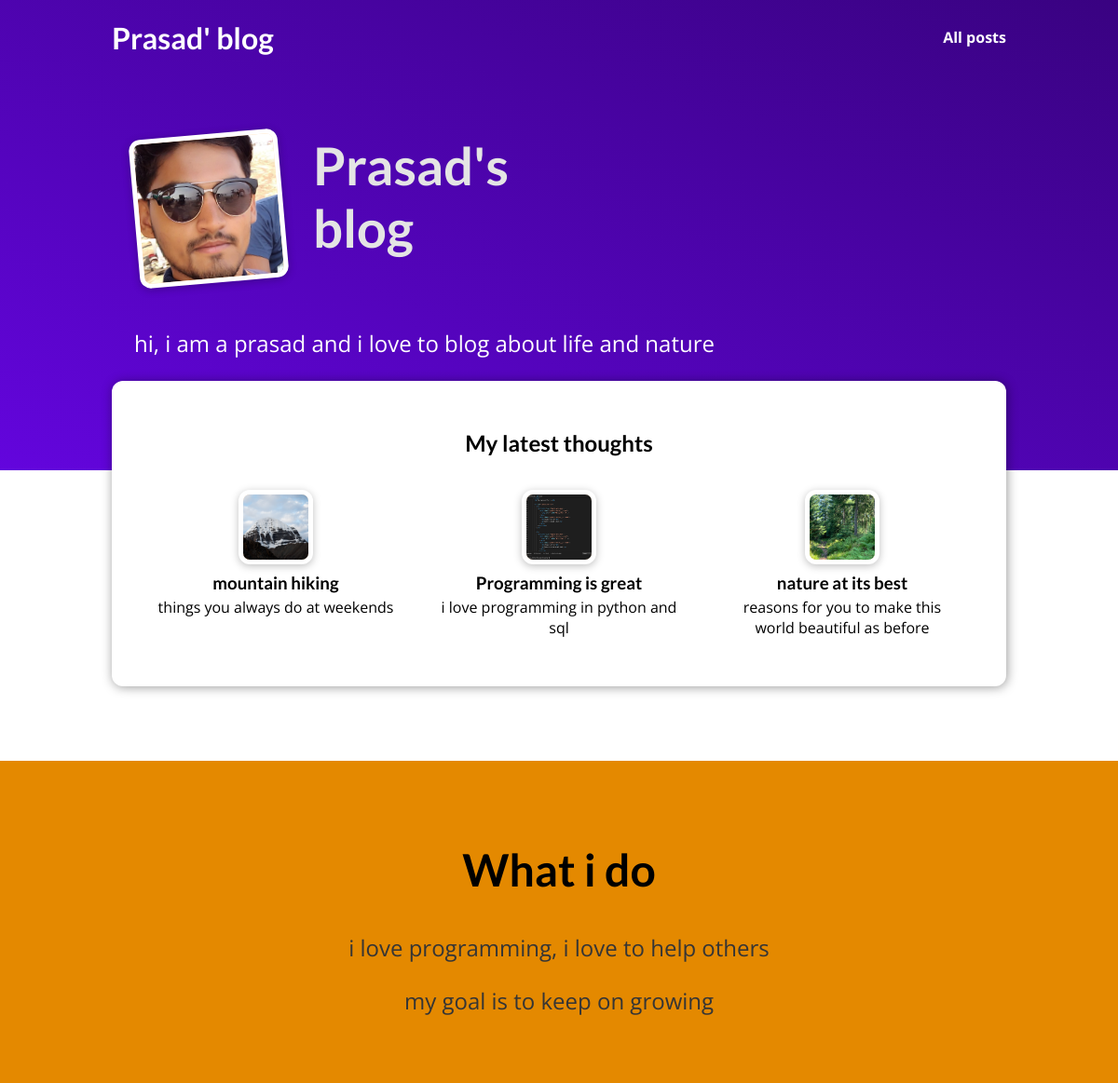
The page / on the database its author committed.
### blog/models.py (models this page shows)
class Post(models.Model):
    title = models.CharField(max_length=150)
    excerpt = models.CharField(max_length=200)
    image = models.ImageField(upload_to= "posts", null=True)
    date = models.DateField(auto_now=True, auto_now_add=False)
    slug = models.SlugField(unique=True,db_index=True)
    content = models.TextField(validators=[MinLengthValidator(10)])
    author = models.ForeignKey(Author, on_delete=models.SET_NULL, null=True,related_name="posts")
    tags = models.ManyToManyField(Tag)

### blog/views.py (the view)
# urls.py: path("", views.StartingPageView.as_view(), name="starting-page"),
class StartingPageView(ListView):
    template_name= "blog/index.html"
    model= Post
    ordering= ["-date"]
    context_object_name="posts"
    def get_queryset(self):
        query= super().get_queryset()
        data= query[:3]
        return data

### blog/templates/blog/index.html (shortened to what this page needs)
{% extends "base.html" %}
{% load static %}
{% block css_files %}
<link rel="stylesheet" href="{% static "blog/post.css" %}" />
<link rel="stylesheet" href="{% static "blog/index.css" %}" />
{% endblock  %}
{% block content %}
<section id="welcome">
  <header>
    <img src="{% static "blog/images/pk1.jpg" %}" alt="Prasad- the author of the blog" />
    <h2>Prasad's blog</h2>
  </header>
  <p>hi, i am a prasad and i love to blog about life and nature</p>
</section>
<section id="latest-posts">
  <h2>My latest thoughts</h2>
  <ul>
    {% for post in posts %}
      {% include "blog/includes/post.html" %}
    {% endfor %}
  </ul>
</section>
<section id="about">
    <h2>What i do</h2>
    <p>i love programming, i love to help others </p>
    <p>my goal is to keep on growing</p>
</section>
{% endblock %}

### blog/templates/blog/includes/post.html
{% load static %}
<li>
    <article class="post">
      <a href="{% url "post-detail-page" post.slug %}">
        <img src="{{post.image.url}}" alt="{{post.title}}" />
        <div class="post__content">
          <h3>{{post.title}}</h3>
          <p>
          {{post.excerpt}}
          </p>
        </div>
      </a>
    </article>
  </li>

### static/app.css (style rules this page uses)
* { box-sizing: border-box; }
html { font-family: 'Open Sans', 'Lato', sans-serif; }
body { margin: 0; }
h1, h2, h3 { font-family: 'Lato', sans-serif; font-weight: bold; }

### blog/static/blog/post.css (style rules this page uses)
.post { display: flex; flex-direction: column; align-items: center; text-align: center; }
.post a { text-decoration: none; color: black; transition: all 0.2s ease; padding: 1rem; }
.post img { width: 5rem; height: 5rem; object-fit: cover; border-radius: 50%; }
.post h3 { margin: 0.25rem 0; }
.post p { margin: 0.25rem 0; }

### blog/static/blog/index.css (style rules this page uses)
#welcome { background: linear-gradient(to right top, #6305dd, #390281); padding: 6rem 12%; }
#welcome header { display: flex; align-items: flex-start; margin: 3rem auto; }
#welcome img { width: 10rem; height: 10rem; object-fit: cover; object-position: top; border: 5px solid white; border-radius: 12px; background-color: #ffe1bf; transform: rotateZ(-5deg); box-shadow: 0 2px 8px rgba(0, 0, 0, 0.25); }
#welcome h2 { font-size: 3.5rem; margin: 0 0 0 2rem; color: #e4e4e4; width: 10rem; }
#welcome p { color: white; font-size: 1.5rem; }
#latest-posts { background-color: white; padding: 2rem; border-radius: 12px; width: 60rem; margin: -6rem auto 2rem auto; box-shadow: 1px 1px 12px rgba(0, 0, 0, 0.4); }
#latest-posts img { width: 5rem; height: 5rem; object-fit: cover; object-position: top; border: 5px solid white; border-radius: 12px; background-color: #ffe1bf; box-shadow: 0 2px 8px rgba(0, 0, 0, 0.25); }
#latest-posts h2 { text-align: center; }
#latest-posts ul { list-style: none; margin: 0; padding: 0; display: flex; gap: 1rem; }
#latest-posts li { flex: 1; }
#about { text-align: center; padding: 3rem; background-color: #e48900; margin-top: 5rem; }
#about h2 { font-size: 3rem; }
#about p { font-size: 1.5rem; color: #353535; }

### rows shown on the page
Post: image (picture), title "mountain hiking", excerpt "things you always do at weekends"
Post: image (picture), title "Programming is great", excerpt "i love programming in python and sql"
Post: image (picture), title "nature at its best", excerpt "reasons for you to make this world beautiful as before"
